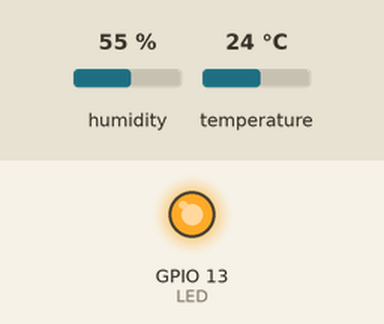
Bench run of a sketch on a simulated ESP32. Shown: output pins drawn as LEDs (lit = HIGH). Inputs (shaded band) come from the test bench; at power-on: humidity 55 %, temperature 24 °C. Nothing arrives over Bluetooth unless stated; what the sketch prints to the serial monitor is not drawn.

Above: at 0.1 s.
Timing chart, 0 to 1.6 s (numbered marks = the images above):
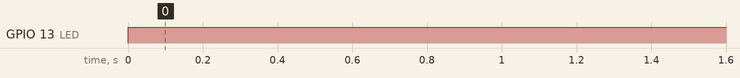

The sketch:

esp32_sensnode.ino
```cpp
#include <BluetoothSerial.h>
#include <DHT.h>

#define LED             13 // connection indicator

/* DHT22 */
#define DHT_PIN         33
#define DHT_TYPE        DHT22
DHT dht(DHT_PIN, DHT_TYPE);

/* Bluetooth interface */
#define BT_NAME         "SensorNode"
BluetoothSerial SerialBT;

void setup() {
  // put your setup code here, to run once:
  pinMode(LED, OUTPUT); digitalWrite(LED, LOW);
  Serial.begin(115200);
  SerialBT.begin(BT_NAME);

  dht.begin();

  Serial.println(F("BT device name: " BT_NAME));
  Serial.print(F("BT device address: ")); Serial.println(SerialBT.getBtAddressString());
}

#define UPDATE_INTERVAL               5000

void loop() {
  // put your main code here, to run repeatedly:
  if(!SerialBT.connected()) {
    digitalWrite(LED, LOW);
    Serial.println(F("Waiting for connection..."));
    while(!SerialBT.connected());
  } else {
    digitalWrite(LED, HIGH);
    Serial.println(F("Connected"));
    while(SerialBT.connected()) {
      float hum = dht.readHumidity(), temp = dht.readTemperature();
      Serial.printf_P(PSTR("Temp: %.2f C, humidity: %.2f %%\r\n"), temp, hum);
      SerialBT.printf_P(PSTR("%.2f,%.2f\n"), temp, hum);
      delay(UPDATE_INTERVAL);
    }
  }
}
```

Measured:
- by itself, GPIO 13 (LED): LOW → HIGH at 0.00 s
